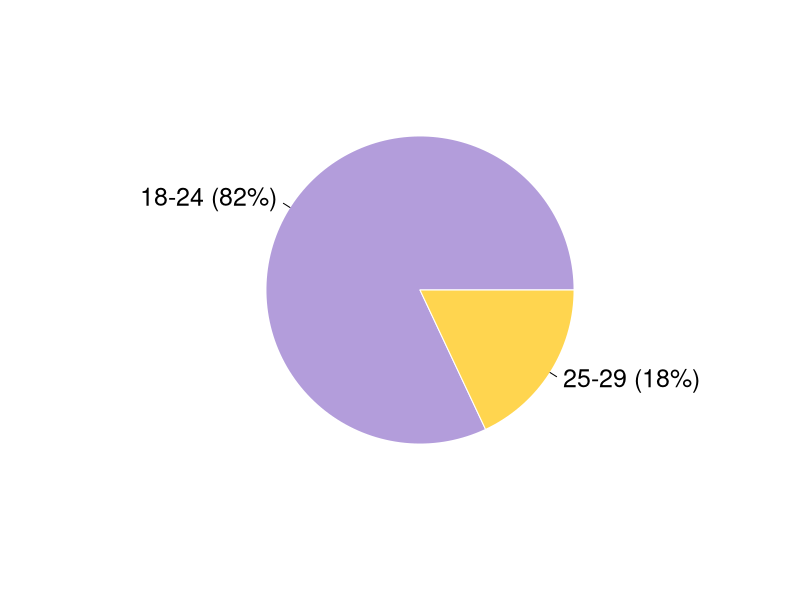

Recreate this plot in R.
percentagens <- c(82, 18)
labels <- c("18-24 (82%)", "25-29 (18%)")

cores_respostas <- c("#B39DDB", "#FFD54F")

pie(percentagens, 
    labels = labels, 
    col = cores_respostas, 
    border = "white",
    cex = 1.5)

